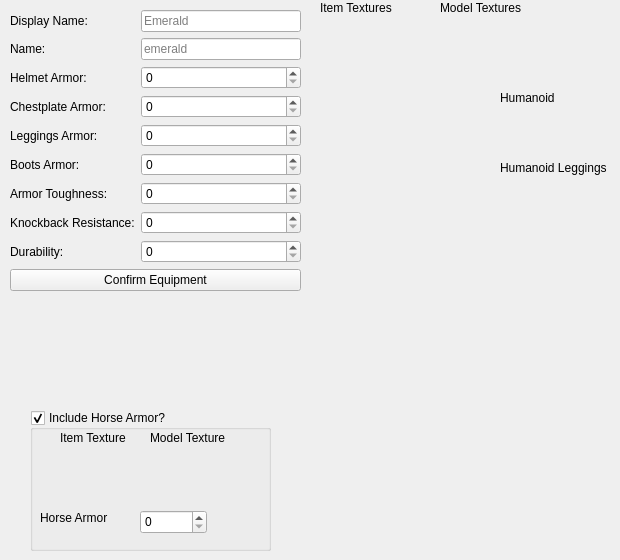
      <widget class="QWidget" name="equipmentEditor">
       <widget class="QWidget" name="formLayoutWidget_3">
        <property name="geometry">
         <rect>
          <x>10</x>
          <y>10</y>
          <width>291</width>
          <height>395</height>
         </rect>
        </property>
        <layout class="QFormLayout" name="formLayout_10">
         <item row="0" column="0">
          <widget class="QLabel" name="label_56">
           <property name="text">
            <string>Display Name:</string>
           </property>
          </widget>
         </item>
         <item row="0" column="1">
          <widget class="QLineEdit" name="equipmentDisplayName">
           <property name="toolTip">
            <string>&lt;html&gt;&lt;head/&gt;&lt;body&gt;&lt;p&gt;The display name of the armor SET&lt;/p&gt;&lt;/body&gt;&lt;/html&gt;</string>
           </property>
           <property name="placeholderText">
            <string>Emerald</string>
           </property>
          </widget>
         </item>
         <item row="1" column="0">
          <widget class="QLabel" name="label_34">
           <property name="text">
            <string>Name:</string>
           </property>
          </widget>
         </item>
         <item row="1" column="1">
          <widget class="QLineEdit" name="equipmentName">
           <property name="focusPolicy">
            <enum>Qt::FocusPolicy::StrongFocus</enum>
           </property>
           <property name="toolTip">
            <string>&lt;html&gt;&lt;head/&gt;&lt;body&gt;&lt;p&gt;The name of the armor SET.&lt;br/&gt;If set to &amp;quot;emerald&amp;quot;, a helmet would have the id &amp;quot;emerald_helmet&amp;quot;.&lt;/p&gt;&lt;/body&gt;&lt;/html&gt;</string>
           </property>
           <property name="placeholderText">
            <string>emerald</string>
           </property>
          </widget>
         </item>
         <item row="2" column="0">
          <widget class="QLabel" name="label_43">
           <property name="text">
            <string>Helmet Armor:</string>
           </property>
          </widget>
         </item>
         <item row="2" column="1">
          <widget class="QSpinBox" name="helmetArmor">
           <property name="toolTip">
            <string>&lt;html&gt;&lt;head/&gt;&lt;body&gt;&lt;p&gt;The armor points for the helmet.&lt;/p&gt;&lt;p&gt;Leather: 1&lt;/p&gt;&lt;p&gt;Copper, Gold, Chain, Iron: 2&lt;/p&gt;&lt;p&gt;Diamond, Netherite: 3&lt;/p&gt;&lt;/body&gt;&lt;/html&gt;</string>
           </property>
           <property name="maximum">
            <number>30</number>
           </property>
          </widget>
         </item>
         <item row="3" column="0">
          <widget class="QLabel" name="label_50">
           <property name="text">
            <string>Chestplate Armor:</string>
           </property>
          </widget>
         </item>
         <item row="3" column="1">
          <widget class="QSpinBox" name="chestplateArmor">
           <property name="toolTip">
            <string>&lt;html&gt;&lt;head/&gt;&lt;body&gt;&lt;p&gt;The armor points for the chestplate.&lt;/p&gt;&lt;p&gt;Leather: 3&lt;/p&gt;&lt;p&gt;Copper: 4&lt;/p&gt;&lt;p&gt;Gold, Chain: 5&lt;/p&gt;&lt;p&gt;Iron: 6&lt;/p&gt;&lt;p&gt;Diamond, Netherite: 8&lt;/p&gt;&lt;/body&gt;&lt;/html&gt;</string>
           </property>
           <property name="maximum">
            <number>30</number>
           </property>
          </widget>
         </item>
         <item row="4" column="0">
          <widget class="QLabel" name="label_51">
           <property name="text">
            <string>Leggings Armor:</string>
           </property>
          </widget>
         </item>
         <item row="4" column="1">
          <widget class="QSpinBox" name="leggingsArmor">
           <property name="toolTip">
            <string>&lt;html&gt;&lt;head/&gt;&lt;body&gt;&lt;p&gt;The armor points for the leggings.&lt;/p&gt;&lt;p&gt;Leather: 2&lt;/p&gt;&lt;p&gt;Copper, Gold: 3&lt;/p&gt;&lt;p&gt;Chain: 4&lt;/p&gt;&lt;p&gt;Iron: 5&lt;/p&gt;&lt;p&gt;Diamond, Netherite: 6&lt;/p&gt;&lt;/body&gt;&lt;/html&gt;</string>
           </property>
           <property name="maximum">
            <number>30</number>
           </property>
          </widget>
         </item>
         <item row="5" column="0">
          <widget class="QLabel" name="label_52">
           <property name="text">
            <string>Boots Armor:</string>
           </property>
          </widget>
         </item>
         <item row="5" column="1">
          <widget class="QSpinBox" name="bootsArmor">
           <property name="toolTip">
            <string>&lt;html&gt;&lt;head/&gt;&lt;body&gt;&lt;p&gt;The armor points for the boots.&lt;/p&gt;&lt;p&gt;Leather, Chain, Gold, Copper: 1&lt;/p&gt;&lt;p&gt;Iron: 2&lt;/p&gt;&lt;p&gt;Diamond, Netherite: 3&lt;/p&gt;&lt;/body&gt;&lt;/html&gt;</string>
           </property>
           <property name="maximum">
            <number>30</number>
           </property>
          </widget>
         </item>
         <item row="6" column="0">
          <widget class="QLabel" name="label_44">
           <property name="text">
            <string>Armor Toughness:</string>
           </property>
          </widget>
         </item>
         <item row="6" column="1">
          <widget class="QSpinBox" name="equipmentArmorToughness">
           <property name="toolTip">
            <string>&lt;html&gt;&lt;head/&gt;&lt;body&gt;&lt;p&gt;The toughness of the armor.&lt;br/&gt;&lt;/p&gt;&lt;p&gt;Leather, Chain, Gold, Copper, Iron: 0&lt;/p&gt;&lt;p&gt;Diamond: 2&lt;/p&gt;&lt;p&gt;Netherite: 3&lt;/p&gt;&lt;/body&gt;&lt;/html&gt;</string>
           </property>
           <property name="maximum">
            <number>20</number>
           </property>
          </widget>
         </item>
         <item row="7" column="0">
          <widget class="QLabel" name="label_45">
           <property name="text">
            <string>Knockback Resistance:</string>
           </property>
          </widget>
         </item>
         <item row="7" column="1">
          <widget class="QSpinBox" name="equipmentKBResistance">
           <property name="toolTip">
            <string>&lt;html&gt;&lt;head/&gt;&lt;body&gt;&lt;p&gt;The %, per piece, of knocback to reduce.&lt;br/&gt;Netherite is set at 10, giving 40% knockback reduction when wearing a full set.&lt;/p&gt;&lt;/body&gt;&lt;/html&gt;</string>
           </property>
           <property name="maximum">
            <number>100</number>
           </property>
          </widget>
         </item>
         <item row="8" column="0">
          <widget class="QLabel" name="label_46">
           <property name="text">
            <string>Durability:</string>
           </property>
          </widget>
         </item>
         <item row="8" column="1">
          <widget class="QSpinBox" name="equipmentDurability">
           <property name="toolTip">
            <string>&lt;html&gt;&lt;head/&gt;&lt;body&gt;&lt;p&gt;The durability of the Chestplate.&lt;/p&gt;&lt;p&gt;Durability of the others are calculated as:&lt;br/&gt;Helmet - 68.75%&lt;/p&gt;&lt;p&gt;Leggings - 93.75%&lt;/p&gt;&lt;p&gt;Boots - 81.25%&lt;/p&gt;&lt;p&gt;&lt;br/&gt;&lt;/p&gt;&lt;p&gt;Here are the defaults:&lt;br/&gt;Leather - 80&lt;/p&gt;&lt;p&gt;Golden - 112&lt;/p&gt;&lt;p&gt;Copper - 176&lt;/p&gt;&lt;p&gt;Chainmail - 240&lt;/p&gt;&lt;p&gt;Iron - 240&lt;/p&gt;&lt;p&gt;Diamond - 528&lt;/p&gt;&lt;p&gt;Netherite - 592&lt;/p&gt;&lt;/body&gt;&lt;/html&gt;</string>
           </property>
           <property name="maximum">
            <number>100000</number>
           </property>
          </widget>
         </item>
         <item row="9" column="0" colspan="2">
          <widget class="QPushButton" name="equipmentConfirmButton">
           <property name="text">
            <string>Confirm Equipment</string>
           </property>
          </widget>
         </item>
        </layout>
       </widget>
       <widget class="QPushButton" name="helmetItem">
        <property name="geometry">
         <rect>
          <x>330</x>
          <y>20</y>
          <width>50</width>
          <height>50</height>
         </rect>
        </property>
        <property name="acceptDrops">
         <bool>true</bool>
        </property>
        <property name="toolTip">
         <string>&lt;html&gt;&lt;head/&gt;&lt;body&gt;&lt;p&gt;The texture of the helmet item. This is what will display in your inventory.&lt;/p&gt;&lt;/body&gt;&lt;/html&gt;</string>
        </property>
        <property name="text">
         <string/>
        </property>
        <property name="flat">
         <bool>true</bool>
        </property>
       </widget>
       <widget class="QLabel" name="helmetItemLabel">
        <property name="geometry">
         <rect>
          <x>330</x>
          <y>20</y>
          <width>50</width>
          <height>50</height>
         </rect>
        </property>
        <property name="text">
         <string/>
        </property>
       </widget>
       <widget class="QLabel" name="chestplateItemLabel">
        <property name="geometry">
         <rect>
          <x>330</x>
          <y>80</y>
          <width>50</width>
          <height>50</height>
         </rect>
        </property>
        <property name="text">
         <string/>
        </property>
       </widget>
       <widget class="QPushButton" name="chestplateItem">
        <property name="geometry">
         <rect>
          <x>330</x>
          <y>80</y>
          <width>50</width>
          <height>50</height>
         </rect>
        </property>
        <property name="acceptDrops">
         <bool>true</bool>
        </property>
        <property name="toolTip">
         <string>&lt;html&gt;&lt;head/&gt;&lt;body&gt;&lt;p&gt;The texture of the chestplate  item. This is what will display in your inventory.&lt;/p&gt;&lt;/body&gt;&lt;/html&gt;</string>
        </property>
        <property name="text">
         <string/>
        </property>
        <property name="flat">
         <bool>true</bool>
        </property>
       </widget>
       <widget class="QLabel" name="leggingsItemLabel">
        <property name="geometry">
         <rect>
          <x>330</x>
          <y>140</y>
          <width>50</width>
          <height>50</height>
         </rect>
        </property>
        <property name="text">
         <string/>
        </property>
       </widget>
       <widget class="QPushButton" name="leggingsItem">
        <property name="geometry">
         <rect>
          <x>330</x>
          <y>140</y>
          <width>50</width>
          <height>50</height>
         </rect>
        </property>
        <property name="acceptDrops">
         <bool>true</bool>
        </property>
        <property name="toolTip">
         <string>&lt;html&gt;&lt;head/&gt;&lt;body&gt;&lt;p&gt;The texture of the leggings item. This is what will display in your inventory.&lt;/p&gt;&lt;/body&gt;&lt;/html&gt;</string>
        </property>
        <property name="text">
         <string/>
        </property>
        <property name="flat">
         <bool>true</bool>
        </property>
       </widget>
       <widget class="QLabel" name="bootsItemLabel">
        <property name="geometry">
         <rect>
          <x>330</x>
          <y>200</y>
          <width>50</width>
          <height>50</height>
         </rect>
        </property>
        <property name="text">
         <string/>
        </property>
       </widget>
       <widget class="QPushButton" name="bootsItem">
        <property name="geometry">
         <rect>
          <x>330</x>
          <y>200</y>
          <width>50</width>
          <height>50</height>
         </rect>
        </property>
        <property name="acceptDrops">
         <bool>true</bool>
        </property>
        <property name="toolTip">
         <string>&lt;html&gt;&lt;head/&gt;&lt;body&gt;&lt;p&gt;The texture of the boots item. This is what will display in your inventory.&lt;/p&gt;&lt;/body&gt;&lt;/html&gt;</string>
        </property>
        <property name="text">
         <string/>
        </property>
        <property name="flat">
         <bool>true</bool>
        </property>
       </widget>
       <widget class="QPushButton" name="chestplateModel">
        <property name="geometry">
         <rect>
          <x>430</x>
          <y>80</y>
          <width>50</width>
          <height>50</height>
         </rect>
        </property>
        <property name="acceptDrops">
         <bool>true</bool>
        </property>
        <property name="toolTip">
         <string>&lt;html&gt;&lt;head/&gt;&lt;body&gt;&lt;p&gt;The texture of your armor model. This is what will display on your player.&lt;/p&gt;&lt;/body&gt;&lt;/html&gt;</string>
        </property>
        <property name="text">
         <string/>
        </property>
        <property name="flat">
         <bool>true</bool>
        </property>
       </widget>
       <widget class="QLabel" name="chestplateModelLabel">
        <property name="geometry">
         <rect>
          <x>430</x>
          <y>80</y>
          <width>50</width>
          <height>50</height>
         </rect>
        </property>
        <property name="text">
         <string/>
        </property>
       </widget>
       <widget class="QLabel" name="leggingsModelLabel">
        <property name="geometry">
         <rect>
          <x>430</x>
          <y>140</y>
          <width>50</width>
          <height>50</height>
         </rect>
        </property>
        <property name="text">
         <string/>
        </property>
       </widget>
       <widget class="QPushButton" name="leggingsModel">
        <property name="geometry">
         <rect>
          <x>430</x>
          <y>140</y>
          <width>50</width>
          <height>50</height>
         </rect>
        </property>
        <property name="acceptDrops">
         <bool>true</bool>
        </property>
        <property name="toolTip">
         <string>&lt;html&gt;&lt;head/&gt;&lt;body&gt;&lt;p&gt;The texture of your armor model for your legs. This is what will display on your player.&lt;/p&gt;&lt;/body&gt;&lt;/html&gt;</string>
        </property>
        <property name="text">
         <string/>
        </property>
        <property name="flat">
         <bool>true</bool>
        </property>
       </widget>
       <widget class="QLabel" name="label_47">
        <property name="geometry">
         <rect>
          <x>320</x>
          <y>0</y>
          <width>101</width>
          <height>16</height>
         </rect>
        </property>
        <property name="toolTip">
         <string>&lt;html&gt;&lt;head/&gt;&lt;body&gt;&lt;p&gt;The textures of the armor items, from helmet to boots.&lt;/p&gt;&lt;/body&gt;&lt;/html&gt;</string>
        </property>
        <property name="text">
         <string>Item Textures</string>
        </property>
       </widget>
       <widget class="QLabel" name="label_48">
        <property name="geometry">
         <rect>
          <x>440</x>
          <y>0</y>
          <width>121</width>
          <height>16</height>
         </rect>
        </property>
        <property name="toolTip">
         <string>&lt;html&gt;&lt;head/&gt;&lt;body&gt;&lt;p&gt;The textures of the armor models (what is displayed when equipped on a player) from helmet to boots.&lt;/p&gt;&lt;/body&gt;&lt;/html&gt;</string>
        </property>
        <property name="text">
         <string>Model Textures</string>
        </property>
       </widget>
       <widget class="QGroupBox" name="groupBox">
        <property name="geometry">
         <rect>
          <x>30</x>
          <y>410</y>
          <width>241</width>
          <height>141</height>
         </rect>
        </property>
        <property name="title">
         <string>Include Horse Armor?</string>
        </property>
        <property name="checkable">
         <bool>true</bool>
        </property>
        <property name="checked">
         <bool>true</bool>
        </property>
        <widget class="QPushButton" name="horseArmorItem">
         <property name="geometry">
          <rect>
           <x>40</x>
           <y>40</y>
           <width>50</width>
           <height>50</height>
          </rect>
         </property>
         <property name="acceptDrops">
          <bool>true</bool>
         </property>
         <property name="toolTip">
          <string>&lt;html&gt;&lt;head/&gt;&lt;body&gt;&lt;p&gt;The texture of the horse armor item. This is what will display in your inventory.&lt;/p&gt;&lt;/body&gt;&lt;/html&gt;</string>
         </property>
         <property name="text">
          <string/>
         </property>
         <property name="flat">
          <bool>true</bool>
         </property>
        </widget>
        <widget class="QLabel" name="horseArmorItemLabel">
         <property name="geometry">
          <rect>
           <x>40</x>
           <y>40</y>
           <width>50</width>
           <height>50</height>
          </rect>
         </property>
         <property name="text">
          <string/>
         </property>
        </widget>
        <widget class="QPushButton" name="horseArmorModel">
         <property name="geometry">
          <rect>
           <x>130</x>
           <y>40</y>
           <width>50</width>
           <height>50</height>
          </rect>
         </property>
         <property name="acceptDrops">
          <bool>true</bool>
         </property>
         <property name="toolTip">
          <string>&lt;html&gt;&lt;head/&gt;&lt;body&gt;&lt;p&gt;The texture of your armor model. This is what will display on your horse.&lt;/p&gt;&lt;/body&gt;&lt;/html&gt;</string>
         </property>
         <property name="text">
          <string/>
         </property>
         <property name="flat">
          <bool>true</bool>
         </property>
        </widget>
        <widget class="QLabel" name="horseArmorModelLabel">
         <property name="geometry">
          <rect>
           <x>130</x>
           <y>40</y>
           <width>50</width>
           <height>50</height>
          </rect>
         </property>
         <property name="text">
          <string/>
         </property>
        </widget>
        <widget class="QLabel" name="label_42">
         <property name="geometry">
          <rect>
           <x>30</x>
           <y>20</y>
           <width>81</width>
           <height>16</height>
          </rect>
         </property>
         <property name="toolTip">
          <string>&lt;html&gt;&lt;head/&gt;&lt;body&gt;&lt;p&gt;The texture of the horse armor item&lt;/p&gt;&lt;/body&gt;&lt;/html&gt;</string>
         </property>
         <property name="text">
          <string>Item Texture</string>
         </property>
        </widget>
        <widget class="QLabel" name="label_49">
         <property name="geometry">
          <rect>
           <x>120</x>
           <y>20</y>
           <width>81</width>
           <height>16</height>
          </rect>
         </property>
         <property name="toolTip">
          <string>&lt;html&gt;&lt;head/&gt;&lt;body&gt;&lt;p&gt;The texture of the model of the horse armor (what is displayed on the horse)&lt;/p&gt;&lt;/body&gt;&lt;/html&gt;</string>
         </property>
         <property name="text">
          <string>Model Texture</string>
         </property>
        </widget>
        <widget class="QLabel" name="label_53">
         <property name="geometry">
          <rect>
           <x>10</x>
           <y>100</y>
           <width>71</width>
           <height>16</height>
          </rect>
         </property>
         <property name="text">
          <string>Horse Armor</string>
         </property>
        </widget>
        <widget class="QSpinBox" name="horseArmor">
         <property name="geometry">
          <rect>
           <x>110</x>
           <y>100</y>
           <width>67</width>
           <height>24</height>
          </rect>
         </property>
         <property name="toolTip">
          <string>&lt;html&gt;&lt;head/&gt;&lt;body&gt;&lt;p&gt;The armor points for the Horse Armor&lt;/p&gt;&lt;p&gt;Leather - 3&lt;/p&gt;&lt;p&gt;Copper - 4&lt;/p&gt;&lt;p&gt;Iron - 5&lt;/p&gt;&lt;p&gt;Gold - 7&lt;/p&gt;&lt;p&gt;Diamond - 11&lt;/p&gt;&lt;/body&gt;&lt;/html&gt;</string>
         </property>
        </widget>
        <zorder>horseArmorItemLabel</zorder>
        <zorder>horseArmorModelLabel</zorder>
        <zorder>label_42</zorder>
        <zorder>label_49</zorder>
        <zorder>label_53</zorder>
        <zorder>horseArmor</zorder>
        <zorder>horseArmorItem</zorder>
        <zorder>horseArmorModel</zorder>
       </widget>
       <widget class="QLabel" name="label_54">
        <property name="geometry">
         <rect>
          <x>500</x>
          <y>90</y>
          <width>61</width>
          <height>16</height>
         </rect>
        </property>
        <property name="text">
         <string>Humanoid</string>
        </property>
       </widget>
       <widget class="QLabel" name="label_55">
        <property name="geometry">
         <rect>
          <x>500</x>
          <y>160</y>
          <width>111</width>
          <height>16</height>
         </rect>
        </property>
        <property name="text">
         <string>Humanoid Leggings</string>
        </property>
       </widget>
       <zorder>formLayoutWidget_3</zorder>
       <zorder>helmetItemLabel</zorder>
       <zorder>chestplateItemLabel</zorder>
       <zorder>leggingsItemLabel</zorder>
       <zorder>bootsItemLabel</zorder>
       <zorder>chestplateModelLabel</zorder>
       <zorder>leggingsModelLabel</zorder>
       <zorder>label_47</zorder>
       <zorder>label_48</zorder>
       <zorder>groupBox</zorder>
       <zorder>label_54</zorder>
       <zorder>label_55</zorder>
       <zorder>chestplateItem</zorder>
       <zorder>leggingsItem</zorder>
       <zorder>bootsItem</zorder>
       <zorder>chestplateModel</zorder>
       <zorder>helmetItem</zorder>
       <zorder>leggingsModel</zorder>
      </widget>
